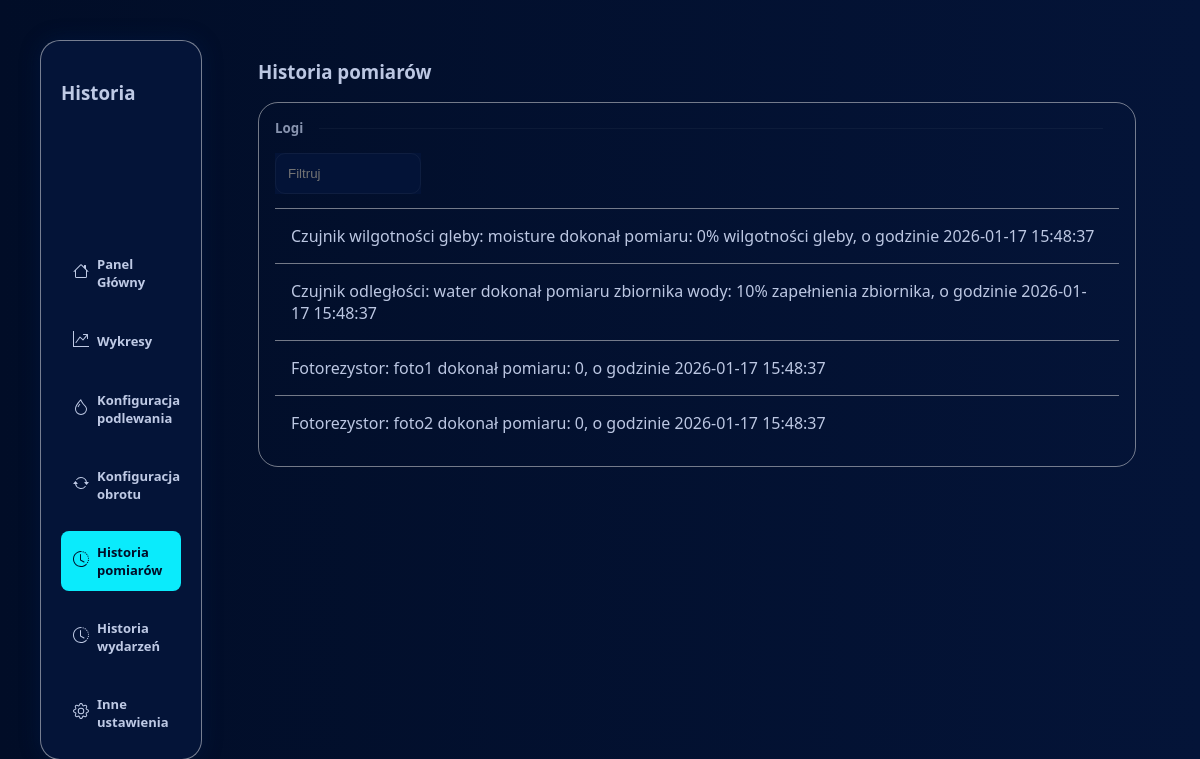
Page /log on the earlier database version.
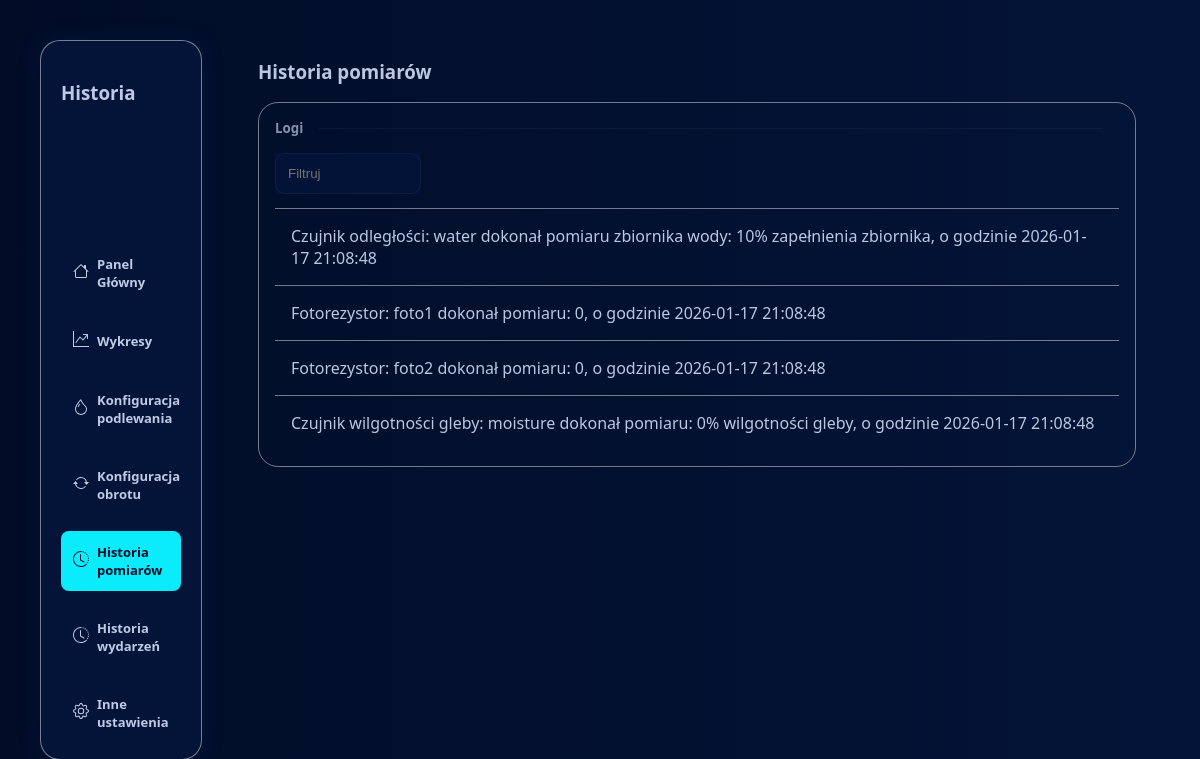
Same page on the later database version.
### tables this page shows
CREATE TABLE sensor_logs (
        sensor_name TEXT,
        value INTEGER,
        date TIMESTAMP
    );

### web.py (the view)
@app.route("/log")
def logs():
    check_for_water()
    logs = get_logs()
    return render_template("logs.html", logs=logs)

### web.py (called while the page is built)
def get_logs():
    conn = sqlite3.connect(DB_PATH)
    cursor = conn.cursor()
    cursor.execute("""
        SELECT sensor_name, value,
               strftime('%Y-%m-%d %H:%M:%S', date) as formatted_date
        FROM sensor_logs
        ORDER BY date DESC
    """)
    logs = cursor.fetchall()
    return logs

def get_basic_info():
    conn =sqlite3.connect(DB_PATH)
    cursor = conn.cursor()
    cursor.execute("""
                    SELECT sensor_name, value, date
                    FROM sensor_logs
                    WHERE (sensor_name, date) IN (
                        SELECT sensor_name, MAX(date)
                        FROM sensor_logs
                        WHERE sensor_name IN ('moisture', 'foto1', 'foto2', 'water')
                        GROUP BY sensor_name
                    )
                    ORDER BY sensor_name
                   """)
    info = cursor.fetchall()
    conn.close()
    return info

def check_for_water():
    water = get_basic_info()[3][1]
    print(get_basic_info())
    if(water < MIN_WATER):
        flash("Uwaga poziom wody jest niski!", "error")

### templates/logs.html (shortened to what this page needs)
<!DOCTYPE html>
<html lang="en">
<head>
    <link rel="stylesheet" href="{{ url_for('static',filename='styles/style.css') }}">
</head>
<body>
    <div class="container">
        <div class="dashboard">
            <h3 class="dash-h2">Historia</h3>
            <div class="dash-buttons">
                    <a href="/" class="dash-link">
                        <span class="icon">
                        </span>
                        Panel Główny
                    </a>
                    <a href="charts" class="dash-link">
                        <span class="icon">
                        </span>
                        Wykresy
                    </a>
                    <a href="water-config" class="dash-link">
                        <span class="icon">
                        </span>
                        Konfiguracja podlewania
                    </a>
                    <a href="servo-config" class="dash-link">
                        <span class="icon">
                        </span>
                        Konfiguracja obrotu
                    </a>
                    <a href="log" class="dash-link active">
                        <span class="icon">
                        </span>
                        Historia pomiarów
                    </a>
                    <a href="log-event" class="dash-link">
                        <span class="icon">
                        </span>
                        Historia wydarzeń
                    </a>
                    <a href="other-config" class="dash-link">
                        <span class="icon">
                        </span>
                        Inne ustawienia
                    </a>
            </div>
        </div>
        <div class="content-area scroll">
            <h3>Historia pomiarów</h3>
            <div class="section section-scroll">
                <div class="content">
                    <div class="small-title"> Logi <div class="divider"></div></div>
                    <div class="nav-log">
                        <input type="text" id="filterInput" placeholder="Filtruj"  onkeyup="filterTable()">
                    </div>
                    <span class="margin"></span>
            {% for row in logs %}
                    <div class="log">
                        {%if row[0] == "foto1" or row[0] == "foto2" %} Fotorezystor: {{row[0]}} dokonał pomiaru: {{row[1]}}, o godzinie {{row[2]}} {%endif%}
                        {%if row[0] == "moisture" %} Czujnik wilgotności gleby: {{row[0]}} dokonał pomiaru: {{row[1]}}% wilgotności gleby, o godzinie {{row[2]}} {%endif%}
                        {%if row[0] == "water" %} Czujnik odległości: {{row[0]}} dokonał pomiaru zbiornika wody: {{row[1]}}% zapełnienia zbiornika, o godzinie {{row[2]}} {%endif%}
                    </div>
            {% endfor %}
                </div>
            </div>
        </div>
    </div>
</body>
</html>

Differences in the rows shown:
changed sensor_logs "water": date "2026-01-17 15:48:37" → "2026-01-17 21:08:48"
changed sensor_logs "foto1": date "2026-01-17 15:48:37" → "2026-01-17 21:08:48"
changed sensor_logs "foto2": date "2026-01-17 15:48:37" → "2026-01-17 21:08:48"
changed sensor_logs "moisture": date "2026-01-17 15:48:37" → "2026-01-17 21:08:48"; moves down the list
